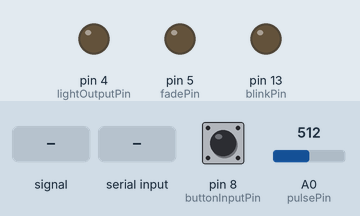
Simulated run of this sketch. Board: Arduino Uno, built with avr-gcc and run on an emulated ATmega328P. Parts: output pins drawn as LEDs (lit = HIGH). Dashed ring = blinking. The inputs (shaded band) are chosen by the test bench; at power-on: A0 (pulsePin) = 512, pin 8 (buttonInputPin) HIGH. What the sketch prints to the serial monitor is not drawn.

Above: at 1.2 s.
1.3 s: A0 (pulsePin) fed a 200 Hz sine of ±81 counts around its level
At 2.28 s:
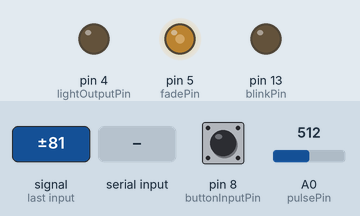
4.3 s: A0 (pulsePin) set to 513
At 7.08 s:
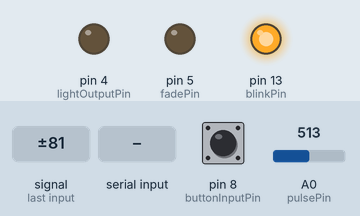
7.3 s: "1\n" received over Serial
At 8.0 s:
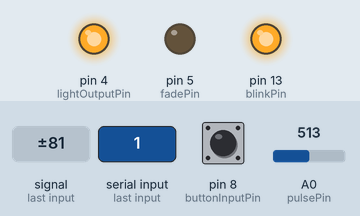
8.8 s: A0 (pulsePin) fed a 2 Hz sine of ±306 counts around its level
At 10.0 s:
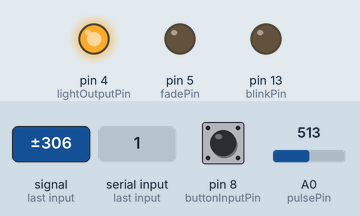
11.8 s: A0 (pulsePin) fed a 50 Hz sine of ±306 counts around its level
14.8 s: "0\n" received over Serial
At 18.89 s:
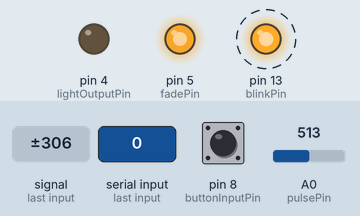
Timing chart, 0 to 28.1 s (numbered marks = the images above; inputs shaded):
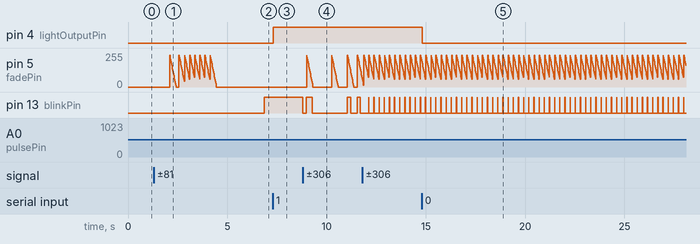

The sketch:

SensorPodium.ino
```cpp
/*
>> Pulse Sensor Amped 1.2 <<
 This code is for Pulse Sensor Amped by Joel Murphy and Yury Gitman
 www.pulsesensor.com
 >>> Pulse Sensor purple wire goes to Analog Pin 0 <<<
 Pulse Sensor sample aquisition and processing happens in the background via Timer 2 interrupt. 2mS sample rate.
 PWM on pins 3 and 11 will not work when using this code, because we are using Timer 2!
 The following variables are automatically updated:
 Signal :    int that holds the analog signal data straight from the sensor. updated every 2mS.
 IBI  :      int that holds the time interval between beats. 2mS resolution.
 BPM  :      int that holds the heart rate value, derived every beat, from averaging previous 10 IBI values.
 QS  :       boolean that is made true whenever Pulse is found and BPM is updated. User must reset.
 Pulse :     boolean that is true when a heartbeat is sensed then false in time with pin13 LED going out.

 This code is designed with output serial data to Processing sketch "PulseSensorAmped_Processing-xx"
 The Processing sketch is a simple data visualizer.
 All the work to find the heartbeat and determine the heartrate happens in the code below.
 Pin 13 LED will blink with heartbeat.
 If you want to use pin 13 for something else, adjust the interrupt handler
 It will also fade an LED on pin fadePin with every beat. Put an LED and series resistor from fadePin to GND.
 Check here for detailed code walkthrough:
 http://pulsesensor.myshopify.com/pages/pulse-sensor-amped-arduino-v1dot1

 Code Version 1.2 by Joel Murphy & Yury Gitman  Spring 2013
 This update fixes the firstBeat and secondBeat flag usage so that realistic BPM is reported.

 */

//  VARIABLES
int pulsePin = 0;                 // Pulse Sensor purple wire connected to analog pin 0
int blinkPin = 13;                // pin to blink led at each beat
int fadePin = 5;                  // pin to do fancy classy fading blink at each beat
int fadeRate = 0;                 // used to fade LED on with PWM on fadePin

int buttonInputPin = 8;
int lightOutputPin = 4;

// these variables are volatile because they are used during the interrupt service routine!
volatile int BPM;                   // used to hold the pulse rate
volatile int Signal;                // holds the incoming raw data
volatile int IBI = 600;             // holds the time between beats, must be seeded!
volatile boolean Pulse = false;     // true when pulse wave is high, false when it's low
volatile boolean QS = false;        // becomes true when Arduoino finds a beat.

String inputString = "";         // a string to hold incoming data
boolean stringComplete = false;  // whether the string is complete


void setup(){
  pinMode(blinkPin,OUTPUT);         // pin that will blink to your heartbeat!
  pinMode(fadePin,OUTPUT);          // pin that will fade to your heartbeat!

  pinMode(buttonInputPin, INPUT_PULLUP);
  pinMode(lightOutputPin, OUTPUT);

  //digitalWrite(lightOutputPin, 1);

  Serial.begin(115200);             // we agree to talk fast!
  interruptSetup();                 // sets up to read Pulse Sensor signal every 2mS
  // UN-COMMENT THE NEXT LINE IF YOU ARE POWERING The Pulse Sensor AT LOW VOLTAGE,
  // AND APPLY THAT VOLTAGE TO THE A-REF PIN
  //analogReference(EXTERNAL);

  inputString.reserve(200);
}


void loop(){
  sendDataToProcessing('S', Signal);     // send Processing the raw Pulse Sensor data
  if (QS == true){                       // Quantified Self flag is true when arduino finds a heartbeat
    fadeRate = 255;                  // Set 'fadeRate' Variable to 255 to fade LED with pulse
    sendDataToProcessing('B',BPM);   // send heart rate with a 'B' prefix
    sendDataToProcessing('Q',IBI);   // send time between beats with a 'Q' prefix
    QS = false;                      // reset the Quantified Self flag for next time
  }

  ledFadeToBeat();

  // check the button
  int buttonState = digitalRead(buttonInputPin);
  sendDataToProcessing('P', buttonState);  // will send B0 if pressed, B1 if not pressed

  if (stringComplete) {

    if(inputString=="1\n") {
      digitalWrite(lightOutputPin, 1);
    }
    if(inputString=="0\n") {
      digitalWrite(lightOutputPin, 0);
    }

    // clear the string:
    inputString = "";
    stringComplete = false;
  }

  delay(20);                             //  take a break
}

/*
  SerialEvent occurs whenever a new data comes in the
 hardware serial RX.  This routine is run between each
 time loop() runs, so using delay inside loop can delay
 response.  Multiple bytes of data may be available.
 */
void serialEvent() {
  while (Serial.available()) {
    // get the new byte:
    char inChar = (char)Serial.read();
    // add it to the inputString:
    inputString += inChar;
    // if the incoming character is a newline, set a flag
    // so the main loop can do something about it:
    if (inChar == '\n') {
      stringComplete = true;
    }
  }
}


void ledFadeToBeat(){
  fadeRate -= 15;                         //  set LED fade value
  fadeRate = constrain(fadeRate,0,255);   //  keep LED fade value from going into negative numbers!
  analogWrite(fadePin,fadeRate);          //  fade LED
}


void sendDataToProcessing(char symbol, int data ){
  Serial.print(symbol);                // symbol prefix tells Processing what type of data is coming
  Serial.println(data);                // the data to send culminating in a carriage return
}
```

Interrupt.ino
```cpp
volatile int rate[10];                    // array to hold last ten IBI values
volatile unsigned long sampleCounter = 0;          // used to determine pulse timing
volatile unsigned long lastBeatTime = 0;           // used to find IBI
volatile int P =512;                      // used to find peak in pulse wave, seeded
volatile int T = 512;                     // used to find trough in pulse wave, seeded
volatile int thresh = 512;                // used to find instant moment of heart beat, seeded
volatile int amp = 100;                   // used to hold amplitude of pulse waveform, seeded
volatile boolean firstBeat = true;        // used to seed rate array so we startup with reasonable BPM
volatile boolean secondBeat = false;      // used to seed rate array so we startup with reasonable BPM


void interruptSetup(){
  // Initializes Timer2 to throw an interrupt every 2mS.
  TCCR2A = 0x02;     // DISABLE PWM ON DIGITAL PINS 3 AND 11, AND GO INTO CTC MODE
  TCCR2B = 0x06;     // DON'T FORCE COMPARE, 256 PRESCALER
  OCR2A = 0X7C;      // SET THE TOP OF THE COUNT TO 124 FOR 500Hz SAMPLE RATE
  TIMSK2 = 0x02;     // ENABLE INTERRUPT ON MATCH BETWEEN TIMER2 AND OCR2A
  sei();             // MAKE SURE GLOBAL INTERRUPTS ARE ENABLED
}


// THIS IS THE TIMER 2 INTERRUPT SERVICE ROUTINE.
// Timer 2 makes sure that we take a reading every 2 miliseconds
ISR(TIMER2_COMPA_vect){                         // triggered when Timer2 counts to 124
  cli();                                      // disable interrupts while we do this
  Signal = analogRead(pulsePin);              // read the Pulse Sensor
  sampleCounter += 2;                         // keep track of the time in mS with this variable
  int N = sampleCounter - lastBeatTime;       // monitor the time since the last beat to avoid noise

    //  find the peak and trough of the pulse wave
  if(Signal < thresh && N > (IBI/5)*3){       // avoid dichrotic noise by waiting 3/5 of last IBI
    if (Signal < T){                        // T is the trough
      T = Signal;                         // keep track of lowest point in pulse wave
    }
  }

  if(Signal > thresh && Signal > P){          // thresh condition helps avoid noise
    P = Signal;                             // P is the peak
  }                                        // keep track of highest point in pulse wave

  //  NOW IT'S TIME TO LOOK FOR THE HEART BEAT
  // signal surges up in value every time there is a pulse
  if (N > 250){                                   // avoid high frequency noise
    if ( (Signal > thresh) && (Pulse == false) && (N > (IBI/5)*3) ){
      Pulse = true;                               // set the Pulse flag when we think there is a pulse
      digitalWrite(blinkPin,HIGH);                // turn on pin 13 LED
      IBI = sampleCounter - lastBeatTime;         // measure time between beats in mS
      lastBeatTime = sampleCounter;               // keep track of time for next pulse

      if(secondBeat){                        // if this is the second beat, if secondBeat == TRUE
        secondBeat = false;                  // clear secondBeat flag
        for(int i=0; i<=9; i++){             // seed the running total to get a realisitic BPM at startup
          rate[i] = IBI;
        }
      }

      if(firstBeat){                         // if it's the first time we found a beat, if firstBeat == TRUE
        firstBeat = false;                   // clear firstBeat flag
        secondBeat = true;                   // set the second beat flag
        sei();                               // enable interrupts again
        return;                              // IBI value is unreliable so discard it
      }


      // keep a running total of the last 10 IBI values
      word runningTotal = 0;                  // clear the runningTotal variable

      for(int i=0; i<=8; i++){                // shift data in the rate array
        rate[i] = rate[i+1];                  // and drop the oldest IBI value
        runningTotal += rate[i];              // add up the 9 oldest IBI values
      }

      rate[9] = IBI;                          // add the latest IBI to the rate array
      runningTotal += rate[9];                // add the latest IBI to runningTotal
      runningTotal /= 10;                     // average the last 10 IBI values
      BPM = 60000/runningTotal;               // how many beats can fit into a minute? that's BPM!
      QS = true;                              // set Quantified Self flag
      // QS FLAG IS NOT CLEARED INSIDE THIS ISR
    }
  }

  if (Signal < thresh && Pulse == true){   // when the values are going down, the beat is over
    digitalWrite(blinkPin,LOW);            // turn off pin 13 LED
    Pulse = false;                         // reset the Pulse flag so we can do it again
    amp = P - T;                           // get amplitude of the pulse wave
    thresh = amp/2 + T;                    // set thresh at 50% of the amplitude
    P = thresh;                            // reset these for next time
    T = thresh;
  }

  if (N > 2500){                           // if 2.5 seconds go by without a beat
    thresh = 512;                          // set thresh default
    P = 512;                               // set P default
    T = 512;                               // set T default
    lastBeatTime = sampleCounter;          // bring the lastBeatTime up to date
    firstBeat = true;                      // set these to avoid noise
    secondBeat = false;                    // when we get the heartbeat back
  }

  sei();                                   // enable interrupts when youre done!
}// end isr
```

Measured:
- the behaviour switches between 512 and 513 on A0 (pulsePin) (found by bisection; images 1 and 2)
- after the input at 4.3 s, pin 13 (blinkPin): LOW → HIGH after 2.6 s
- after the input at 7.3 s, pin 4 (lightOutputPin): LOW → HIGH at once
- after the input at 8.8 s, pin 13 (blinkPin): goes LOW 0.18 s, HIGH 0.30 s, LOW 1.8 s, HIGH 0.17 s, LOW 0.34 s, HIGH 0.16 s, then LOW, starting at once
- after the input at 14.8 s, pin 4 (lightOutputPin): HIGH → LOW at once
